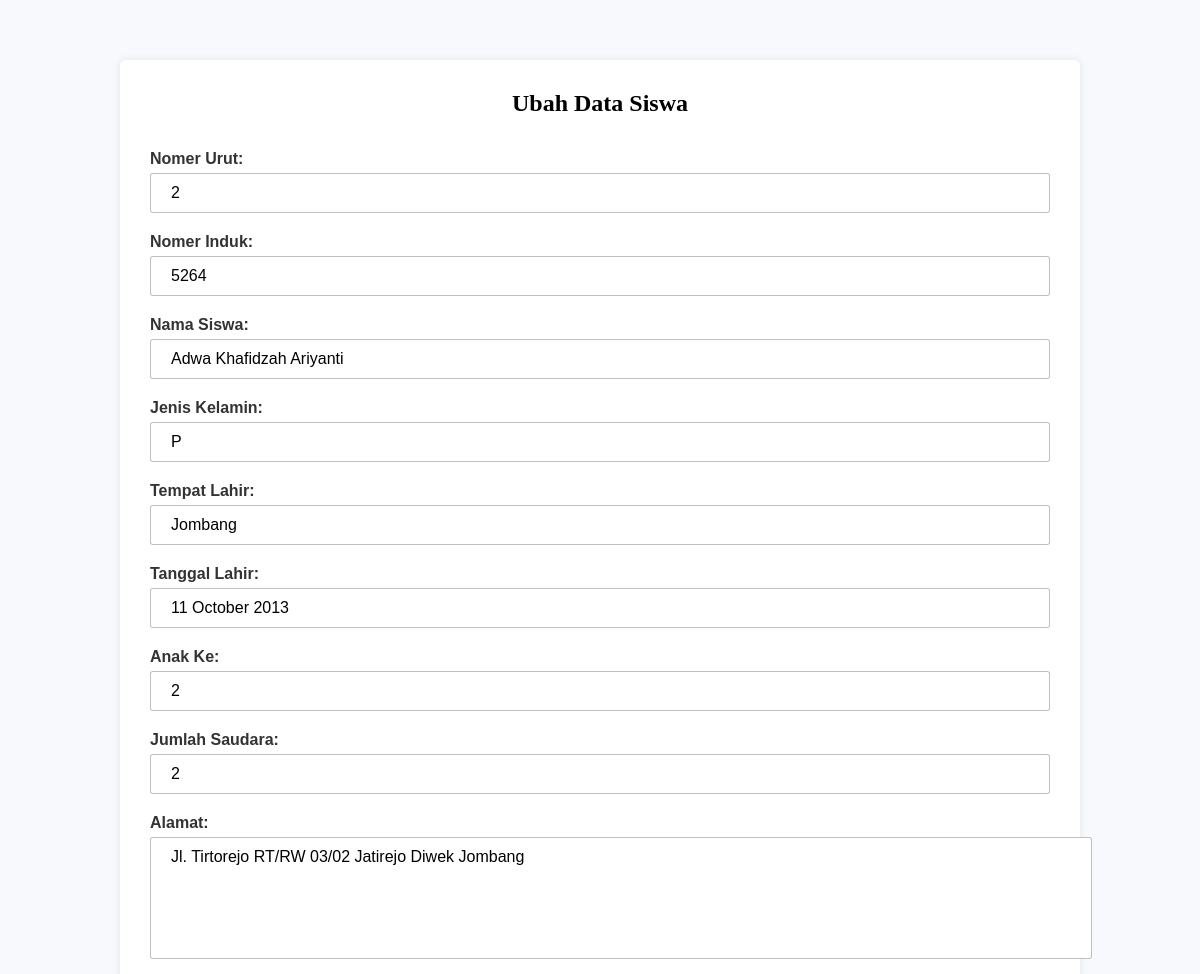
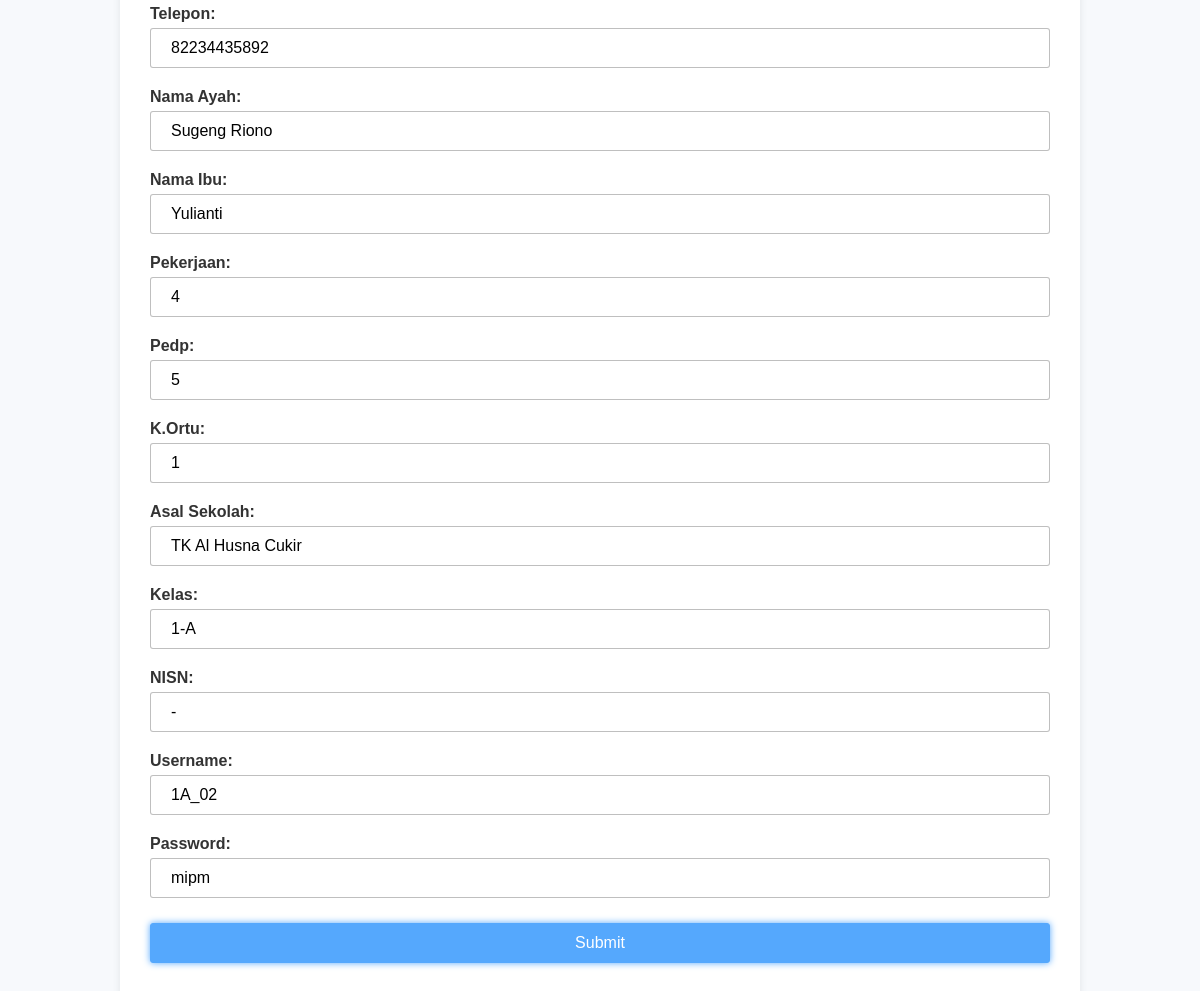
Page /admins/siswa/ubahSiswa.php?id=2 (signed in) on the committed database (2 pictures, top to bottom).
### tables this page shows
CREATE TABLE `data_siswa` (
  `id` int(11) NOT NULL,
  `no_urut` varchar(100) NOT NULL,
  `no_induk` varchar(500) NOT NULL,
  `nama` varchar(900) NOT NULL,
  `jk` varchar(1) NOT NULL,
  `tmp_lahir` varchar(100) NOT NULL,
  `tgl_lahir` varchar(255) NOT NULL,
  `anak_ke` varchar(10) NOT NULL,
  `jml_sdr` varchar(10) NOT NULL,
  `alamat` varchar(900) NOT NULL,
  `tlp` varchar(40) NOT NULL,
  `nama_ayah` varchar(500) NOT NULL,
  `nama_ibu` varchar(500) NOT NULL,
  `pekerjaan` varchar(40) NOT NULL,
  `pedp` varchar(10) NOT NULL,
  `k_ortu` varchar(10) NOT NULL,
  `asal_sekolah` varchar(500) NOT NULL,
  `kelas` varchar(5) NOT NULL,
  `nisn` varchar(255) NOT NULL,
  `username` varchar(6) NOT NULL,
  `password` varchar(255) NOT NULL,
  `created_at` timestamp NOT NULL DEFAULT CURRENT_TIMESTAMP,
  `updated_at` timestamp NULL DEFAULT CURRENT_TIMESTAMP ON UPDATE CURRENT_TIMESTAMP
);

### admins/siswa/functionSiswa.php (called while the page is built, shortened)
<?php
$conn = mysqli_connect("localhost", "root", "", "mipm");
    function query($query) {
        global $conn;
        $result = mysqli_query($conn, $query);
        $rows = [];
        while($row = mysqli_fetch_assoc($result) ) {
            $rows[] = $row;
        }
        return $rows;
    }
?>

### admins/siswa/ubahSiswa.php (the view, shortened to what this page needs)
<?php
require 'functionSiswa.php';
$id = $_GET["id"];
$data_siswa = query("SELECT * FROM data_siswa WHERE id = $id")[0];
?>
<!DOCTYPE html>
<html>
<head>
    <link rel="stylesheet" type="text/css" media="screen" href="../../assets/css/tambahGambar.css">
</head>
<body>
    <section id="input-form">
    <form action="" method="post" enctype="multipart/form-data">
        <h1>Ubah Data Siswa</h1>
        <br>
            <div class="form">
                <label for="no_urut">Nomer Urut: </label>
                <input type="text" name="no_urut" id="no_urut" value="<?= $data_siswa ["no_urut"];?>">
            </div>
            <div class="form">
                <label for="no_induk">Nomer Induk: </label>
                <input type="text" name="no_induk" id="no_induk" value="<?= $data_siswa ["no_induk"];?>">
            </div>
            <div class="form">
                <label for="nama">Nama Siswa: </label>
                <input type="text" name="nama" id="nama" value="<?= $data_siswa ["nama"];?>">
            </div>
            <div class="form">
                <label for="jk">Jenis Kelamin: </label>
                <input type="text" name="jk" id="jk" value="<?= $data_siswa ["jk"];?>">
            </div>
            <div class="form">
                <label for="tmp_lahir">Tempat Lahir: </label>
                <input type="text" name="tmp_lahir" id="tmp_lahir" value="<?= $data_siswa ["tmp_lahir"];?>">
            </div>
            <div class="form">
                <label for="tgl_lahir">Tanggal Lahir: </label>
                <input type="text" name="tgl_lahir" id="tgl_lahir" value="<?= $data_siswa ["tgl_lahir"];?>">
            </div>
            <div class="form">
                <label for="anak_ke">Anak Ke: </label>
                <input type="text" name="anak_ke" id="anak_ke" value="<?= $data_siswa ["anak_ke"];?>">
            </div>
            <div class="form">
                <label for="jml_sdr">Jumlah Saudara: </label>
                <input type="text" name="jml_sdr" id="jml_sdr" value="<?= $data_siswa ["jml_sdr"];?>">
            </div>
            <div class="form">
                <label for="alamat">Alamat: </label>
                <textarea class="isian" type="text" name="alamat" id="alamat"><?= $data_siswa ["alamat"];?></textarea>
            </div>
            <div class="form">
                <label for="tlp">Telepon: </label>
                <input type="text" name="tlp" id="tlp" value="<?= $data_siswa ["tlp"];?>">
            </div>
            <div class="form">
                <label for="nama_ayah">Nama Ayah: </label>
                <input type="text" name="nama_ayah" id="nama_ayah" value="<?= $data_siswa ["nama_ayah"];?>">
            </div>
            <div class="form">
                <label for="nama_ibu">Nama Ibu: </label>
                <input type="text" name="nama_ibu" id="nama_ibu" value="<?= $data_siswa ["nama_ibu"];?>">
            </div>
            <div class="form">
                <label for="pekerjaan">Pekerjaan: </label>
                <input type="text" name="pekerjaan" id="pekerjaan" value="<?= $data_siswa ["pekerjaan"];?>">
            </div>
            <div class="form">
                <label for="pedp">Pedp: </label>
                <input type="text" name="pedp" id="pedp" value="<?= $data_siswa ["pedp"];?>">
            </div>
            <div class="form">
                <label for="k_ortu">K.Ortu: </label>
                <input type="text" name="k_ortu" id="k_ortu" value="<?= $data_siswa ["k_ortu"];?>">
            </div>
            <div class="form">
                <label for="asal_sekolah">Asal Sekolah: </label>
                <input type="text" name="asal_sekolah" id="asal_sekolah" value="<?= $data_siswa ["asal_sekolah"];?>">
            </div>
            <div class="form">
                <label for="kelas">Kelas: </label>
                <input type="text" name="kelas" id="kelas" value="<?= $data_siswa ["kelas"];?>">
            </div>
            <div class="form">
                <label for="nisn">NISN: </label>
                <input type="text" name="nisn" id="nisn" value="<?= $data_siswa ["nisn"];?>">
            </div>
            <div class="form">
                <label for="username">Username: </label>
                <input type="text" name="username" id="username" value="<?= $data_siswa ["username"];?>">
            </div>
            <div class="form">
                <label for="password">Password: </label>
                <input type="text" name="password" id="password" value="<?= $data_siswa ["password"];?>">
            </div>
            <div class="form">
                <button class="bg-blue" type="submit" name="submit">Submit</button>
            </div>
    </form>
    </section>
    <br>
    <br>
</body>
</html>

### assets/css/tambahGambar.css (style rules this page uses)
*, body { margin: 0; padding: 0; }
body { background-color: #f7f9fc; }
.bg-blue { background-color: #55a8fd; color: #fff; box-shadow: 0 0 7px 0px #55a8fd; border: 1px solid #55a8fd; }
h1 { text-align: center; }
section#input-form { position: relative; max-width: 80%; margin-left: 10%; margin-right:10%; margin-top: 60px; border-radius: 6px; background-color: #fff; box-shadow: 0 0 7px 0px rgba(136, 146, 146, 0.2); padding: 30px; }
#input-form .form { width: 100%; display: grid; margin-top: 15px; margin-bottom: 15px; }
label { font-family: 'Helvetica',sans-serif; font-size: 16px; color: #333; font-weight: 600; }
input, button { font-family: 'Helvetica',sans-serif; padding: 10px 20px 10px 20px; outline: none; border-radius: 3px; border: 1px solid#8888; margin-top: 5px; margin-bottom: 5px; font-size: 16px; }
.isian { font-family: 'Helvetica',sans-serif; padding: 10px 20px 10px 20px; outline: none; border-radius: 3px; border: 1px solid#8888; margin-top: 5px; margin-bottom: 5px; font-size: 16px; resize:none; width:100%; height:100px; }

### rows in the picture
data_siswa: no_urut "2", no_induk "5264", nama "Adwa Khafidzah Ariyanti", jk "P", tmp_lahir "Jombang", tgl_lahir "11 October 2013", anak_ke "2", jml_sdr "2", alamat "Jl. Tirtorejo RT/RW 03/02 Jatirejo Diwek Jombang", tlp "82234435892", nama_ayah "Sugeng Riono", nama_ibu "Yulianti", pekerjaan "4", pedp "5", k_ortu "1", asal_sekolah "TK Al Husna Cukir", kelas "1-A", nisn "-", username "1A_02", password "mipm"
